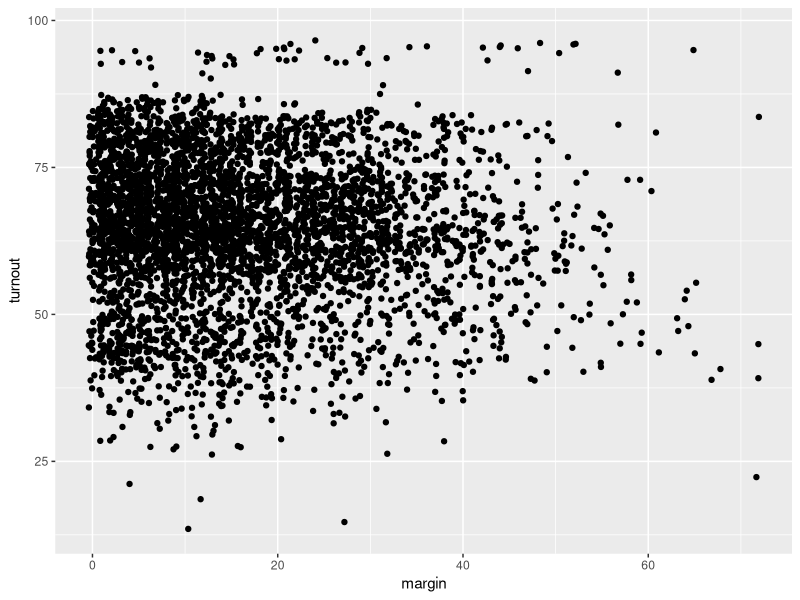
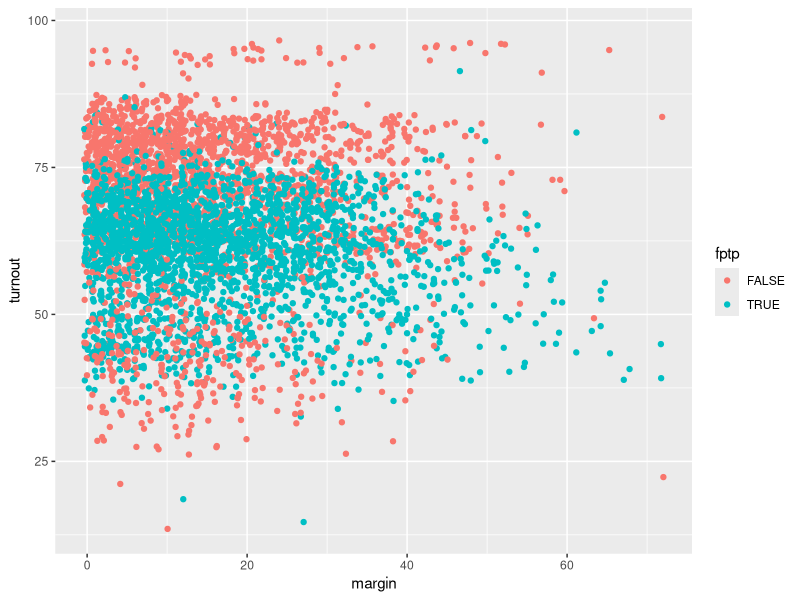

These charts were generated, in order, by the following R code:
## ---- chunk 1
library(ggplot2)
library(foreign)
## ---- chunk 2
3 + 2
1.7729 ^ 4 * (1930 / 4)
## ---- chunk 3
a <- 4
a + 7
a <- a + 2
a + 7
## ---- chunk 4
myvector <- c(1, 5, 2, 7, 9, NA, 1)
mean(myvector, na.rm = TRUE)
## ---- chunk 5
mymatrix <- matrix(c(1, 2, 3, 5, 11, 4), nrow = 2, byrow = TRUE)
mymatrix
mean(mymatrix[, 1])
## ---- chunk 6
mydata <- data.frame(x = c(1, 2, 3), y = c(5, 11, 4), 
                     z = c("some", "fancy", "text"))
mydata
mean(mydata$x)
## ---- chunk 7
mylist <- list(amatrix = mymatrix,
               adataframe = mydata)
mylist
## ---- chunk 8
x <- 1:10
if(5 > 3){
  x + 1
}
ifelse(x <= 5, x + 1, x - 4)
## ---- chunk 9
x <- numeric()
for(i in 1:10){
  x[i] <- rnorm(1)
}
x
## ---- chunk 10
# Data is available on this course's github page:
# github.com/jabranham/math-camp
# Data from Herrera et al (forthcoming, AJPS)
my_data <- read.dta("data/herrera-data.dta")
my_data$fptp <- as.logical(my_data$fptp)
## ---- chunk 11
ggplot(my_data, aes(margin, turnout)) + geom_jitter()
## ---- chunk 12
ggplot(my_data, aes(margin, turnout, color=fptp)) + 
  geom_jitter()
## ---- chunk 13
mean_fptp <- with(my_data, mean(turnout[fptp==TRUE]))
mean_notfptp <- with(my_data, mean(turnout[fptp==FALSE]))
c(mean_fptp, mean_notfptp)
## ---- chunk 14
sd_fptp <- with(my_data, sd(turnout[fptp==TRUE]))
sd_notfptp <- sd(my_data$turnout[my_data$fptp==FALSE])
c(sd_fptp, sd_notfptp)
## ---- chunk 15
t.test(my_data$turnout[my_data$fptp==TRUE],
  my_data$turnout[my_data$fptp==FALSE])
